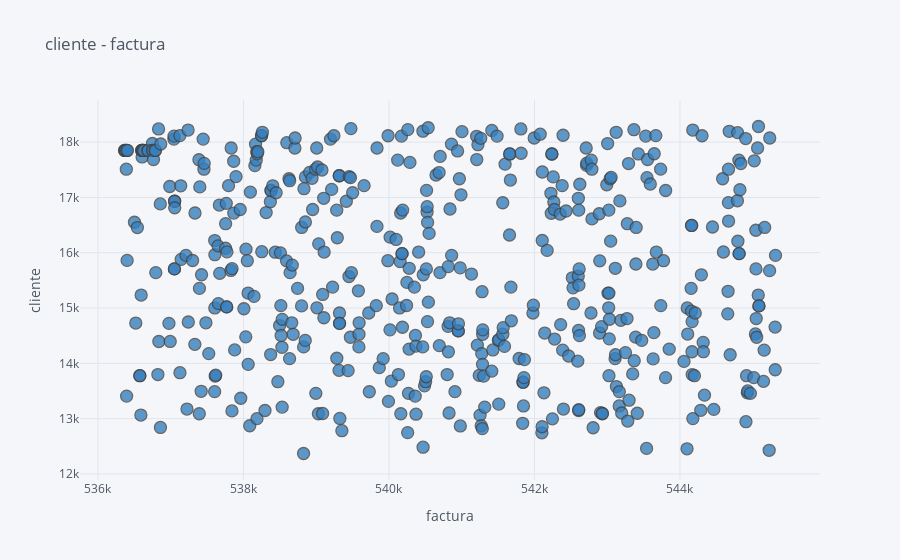

The code cell stored with this chart in its notebook:
### Markdown cell above
## 7. Create an interactive scatter plot that plots number of invoices (x-axis) vs. number of customers (y-axis) and the plot points represent individual products. Add two sliders that control the x and y axis ranges.

### Code cell
data = df.head(500)

data.iplot(x='InvoiceNo', y='CustomerID', categories='StockCode',
           xTitle='factura', yTitle='cliente',
           color='blue', title='cliente - factura')

### Figure 1 — Plotly figure (JSON) as saved in the notebook; plotly's stock layout.template omitted (floating-point values rounded to 4 significant figures; data arrays with more than 128 entries replaced by an {"elided": "..."} marker saying what was removed)
{"data": [{"marker": {"color": "rgba(55, 128, 191, 1.0)", "line": {"width": 1.3}, "opacity": 0.8, "size": 12, "symbol": "circle"}, "mode": "markers", "name": "85123A", "textfont": {"color": "#4D5663"}, "type": "scatter", "x": {"elided": "500 int values"}, "y": {"elided": "500 int values"}}], "layout": {"legend": {"bgcolor": "#F5F6F9", "font": {"color": "#4D5663"}}, "paper_bgcolor": "#F5F6F9", "plot_bgcolor": "#F5F6F9", "title": {"font": {"color": "#4D5663"}, "text": "cliente - factura"}, "xaxis": {"gridcolor": "#E1E5ED", "showgrid": true, "tickfont": {"color": "#4D5663"}, "title": {"font": {"color": "#4D5663"}, "text": "factura"}, "zerolinecolor": "#E1E5ED"}, "yaxis": {"gridcolor": "#E1E5ED", "showgrid": true, "tickfont": {"color": "#4D5663"}, "title": {"font": {"color": "#4D5663"}, "text": "cliente"}, "zerolinecolor": "#E1E5ED"}}}
